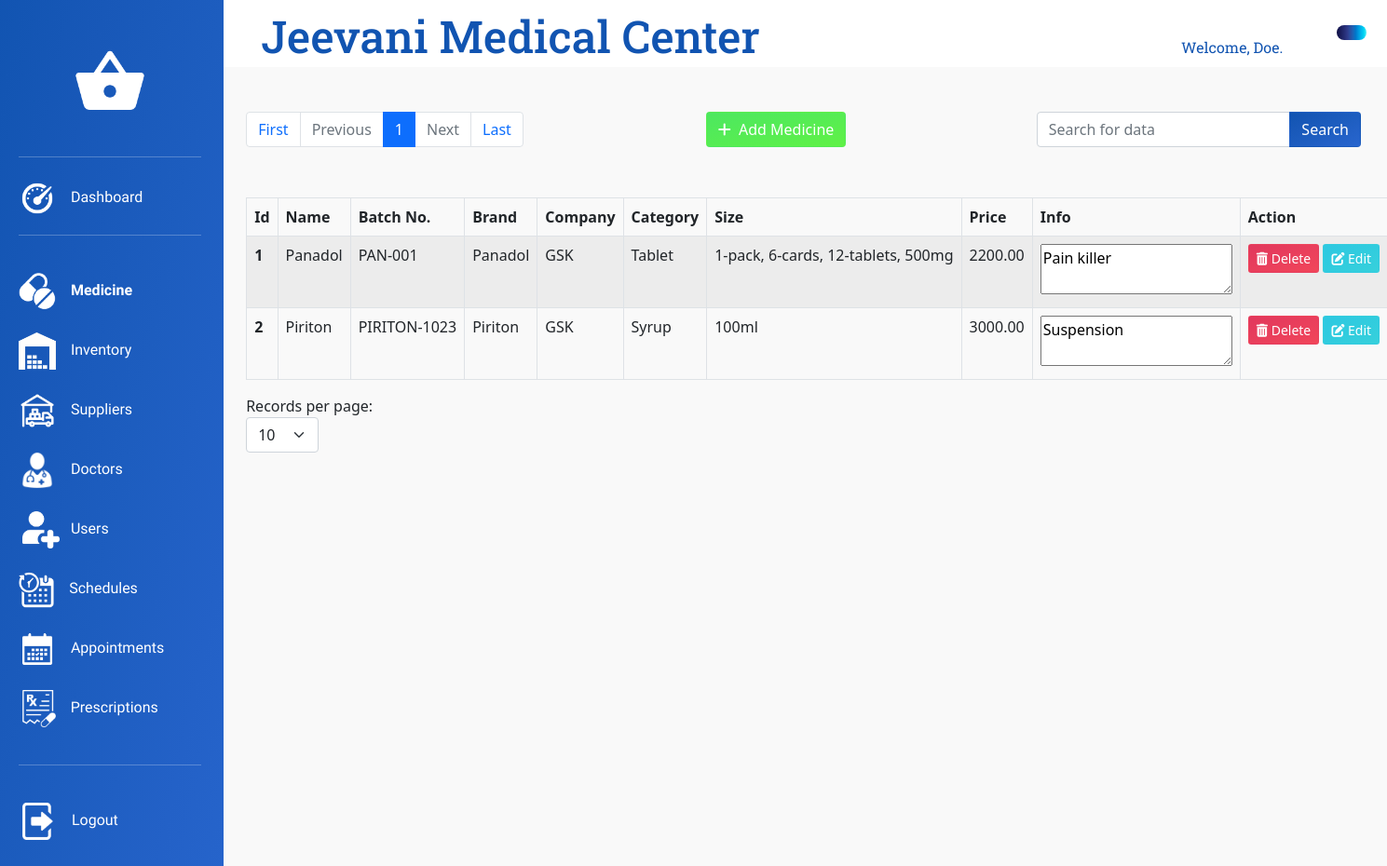
Page /View/Medicine.php (signed in) on the earlier database version.
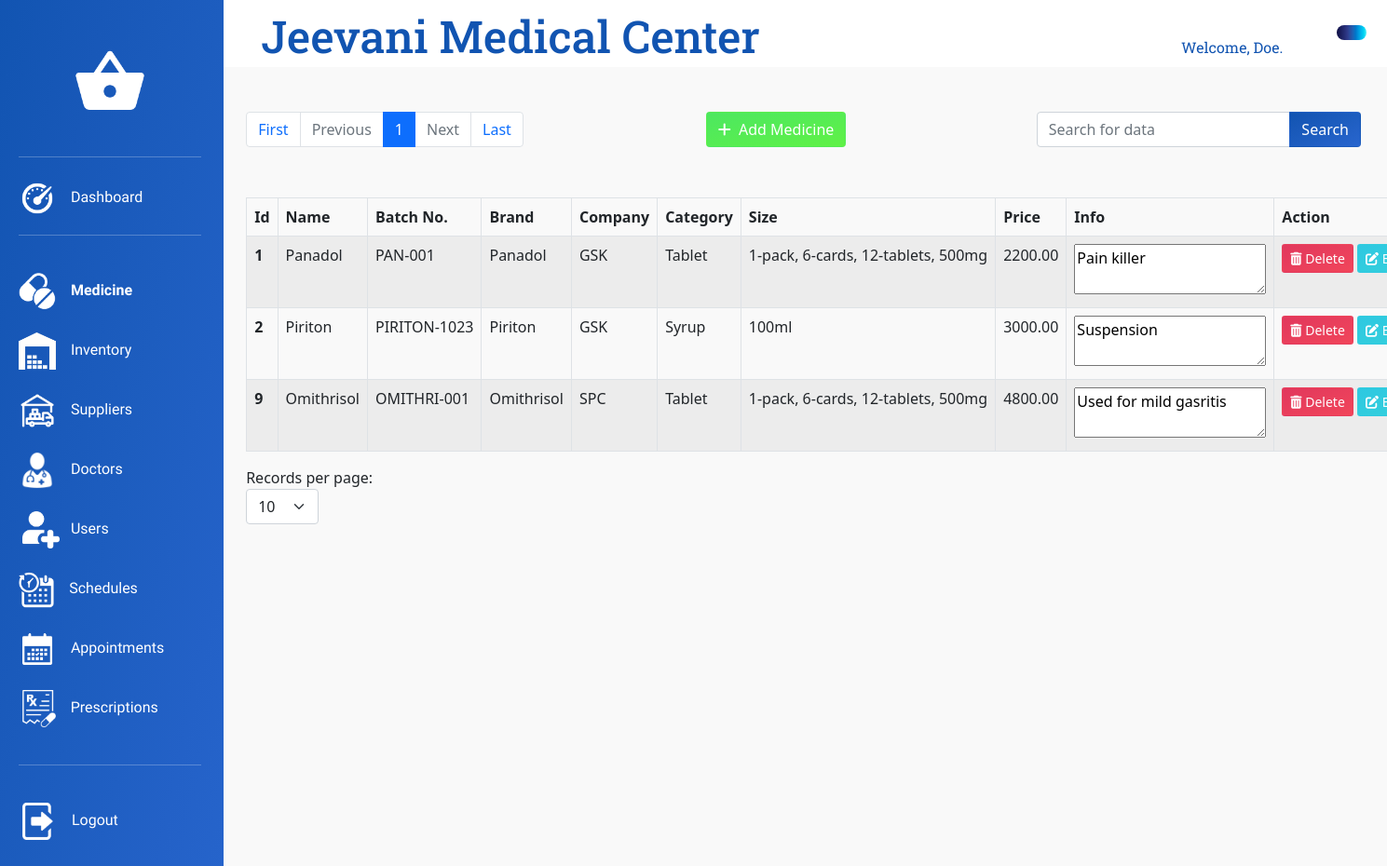
Same page on the later database version.
### tables this page shows
CREATE TABLE `medicine` (
  `medicine_id` int(11) NOT NULL,
  `medicine_name` varchar(256) NOT NULL,
  `medicine_batch_no` varchar(256) NOT NULL,
  `medicine_brand` varchar(256) NOT NULL,
  `medicine_company` varchar(256) NOT NULL,
  `medicine_category` varchar(256) NOT NULL,
  `medicine_size` varchar(64) NOT NULL,
  `medicine_price` decimal(12,2) NOT NULL,
  `medicine_info` text DEFAULT NULL,
  `medicine_stock_status` int(11) NOT NULL DEFAULT 0,
  `medicine_status` int(11) NOT NULL DEFAULT 1
);

### Model/MedicineInitializationModel.php (called while the page is built, shortened)
<?php
    $thisDBConnection = new DbConnection();
    $myCon = $thisDBConnection->con;
    if (isset($_GET['page'])) {
        $page = $_GET['page'];
    } else {
        $page = 1;
    }
    if(isset($_POST['limitSelector'])){
        $_SESSION['limitMedicines'] = $_POST['limitSelector'];
        $limit = $_POST['limitSelector'];
        $page = 1;
    }else{
        if(isset($_SESSION['limitMedicines'])){
            $limit = $_SESSION['limitMedicines'];
        }else{
            $limit = 10;
        }
    }
    $start = ($page - 1) * $limit;
    if (isset($_GET["search"])) {
        $filters = $_GET["search"];
        $page = 0;
        $sql = "SELECT * FROM medicine WHERE CONCAT(medicine_name, medicine_batch_no, medicine_brand, medicine_company, medicine_category, medicine_size, medicine_price) LIKE '%$filters%' AND medicine_status=1 ORDER BY medicine_id ASC;";
        $result = $myCon->query($sql) or die($myCon->error);
        $resCheck = mysqli_num_rows($result);
        $medicines = $result->fetch_all(MYSQLI_ASSOC);
    } else {
        $sql = "SELECT * FROM medicine WHERE medicine_status=1 ORDER BY medicine_id ASC LIMIT $start, $limit;";
        $result = $myCon->query($sql) or die($myCon->error);
        $medicines = $result->fetch_all(MYSQLI_ASSOC);
    }
    $sqlNew = "SELECT count(medicine_id) AS medicine_id FROM medicine WHERE medicine_status=1";
    $resultNew = $myCon->query($sqlNew) or die($myCon->error);
    $medicineCount = $resultNew->fetch_all(MYSQLI_ASSOC);
    $total = $medicineCount[0]['medicine_id'];
    $pages = ceil($total / $limit);

### View/Medicine.php (the view, shortened to what the changed rows need)
<?php
require_once "../Model/MedicineInitializationModel.php";
?>
<!DOCTYPE html>
<html lang="en">
<head>
    <link rel="stylesheet" type="text/css" href="../bootstrap/bootstrap-5.0.2-dist/css/bootstrap.min.css">
    <link rel="stylesheet" type="text/css" href="../CSS/MedicineStyles.css">
	<link rel="stylesheet" type="text/css" href="../CSS/AdminDashboardStyles.css">
    <link rel="stylesheet" type="text/css" href="../CSS/CommonDashboardStyles.css">
    <link rel="stylesheet" type="text/css" href="../CSS/Utilities.css">
</head>
<body>
    <div class="container-fluid">
        <div class="row">
            <div class="col-10">
                <div class="row">
                    <div class="col-12 title-content">
                        <h1 class="title-text">Jeevani Medical Center</h1>
                    </div>
                </div>
                <div class="row">
                    <div class="col-12 main-content">
                        <div class="row">
                            <div class="col-8">
                                <nav class="paginationNav">
                                    <ul class="pagination">
                                        <?php for ($i = 1; $i <= $pages; $i++) { ?>
                                            <li class="page-item<?php if ($i == $page) {echo " active";} ?>">
                                                <a class="page-link" href="Medicine.php?page=<?php echo $i; ?>"> <?php echo $i; ?> </a>
                                            </li>
                                        <?php } ?>
                                    </ul>
                                </nav>
                            </div>
                        </div>
                        <div class="row">
                            <div class="col-12">
                                <table class="table table-striped table-hover table-bordered table-responsive">
                                    <thead>
                                        <tr>
                                            <th scope="col">Id</th>
                                            <th scope="col">Name</th>
                                            <th scope="col">Batch No.</th>
                                            <th scope="col">Brand</th>
                                            <th scope="col">Company</th>
                                            <th scope="col">Category</th>
                                            <th scope="col">Size</th>
                                            <th scope="col">Price</th>
                                            <th scope="col">Info</th>
                                            <th scope="th-sm" id="Action">Action</th>
                                        </tr>
                                    </thead>
                                    <tbody>
                                        <?php foreach ($medicines as $medicine) { ?>
                                            <tr>
                                                <th scope="row"><?php echo $medicine['medicine_id']; ?></th>
                                                <td id="MedicineName<?php echo $medicine['medicine_id']; ?>"> <?php echo $medicine['medicine_name']; ?></td>
                                                <td id="MedicineBatch<?php echo $medicine['medicine_id']; ?>"> <?php echo $medicine['medicine_batch_no']; ?></td>
                                                <td id="MedicineBrand<?php echo $medicine['medicine_id']; ?>"> <?php echo $medicine['medicine_brand']; ?></td>
                                                <td id="MedicineCompany<?php echo $medicine['medicine_id']; ?>"> <?php echo $medicine['medicine_company']; ?></td>
                                                <td id="MedicineCategory<?php echo $medicine['medicine_id']; ?>"> <?php echo $medicine['medicine_category']; ?></td>
                                                <td id="MedicineSize<?php echo $medicine['medicine_id']; ?>"> <?php echo $medicine['medicine_size']; ?></td>
                                                <td id="MedicinePrice<?php echo $medicine['medicine_id']; ?>"> <?php echo $medicine['medicine_price']; ?></td>
                                                <td>
                                                    <?php echo "<textarea id='MedicineInfo" . $medicine['medicine_id'] . "' rows='2'>" . $medicine['medicine_info'] . "</textarea>" ?>
                                                </td>
                                                <td>
                                                    <button type="button" class="btn btn-sm btn-themed-danger btn-action" name="deleteButton" id="del<?php echo $medicine['medicine_id'] ?>" onclick="openDeleteModal(this.id)"><i class="fa-solid fa-trash-can"></i>&nbsp;Delete</button>
                                                    <button type="button" class="btn btn-sm btn-themed-info" name="editButton" id="edit<?php echo $medicine['medicine_id'] ?>" onclick="openEditModal(this.id)"><i class="fa-solid fa-pen-to-square"></i>&nbsp;Edit</button>
                                                </td>
                                            </tr>
                                        <?php } ?>
                                    </tbody>
                                </table>
                            </div>
                        </div>
                    </div>
                </div>
            </div>
        </div>
    </div>
</body>
</html>

Differences in the rows shown:
added medicine: medicine_id "9", medicine_name "Omithrisol", medicine_batch_no "OMITHRI-001", medicine_brand "Omithrisol", medicine_company "SPC", medicine_category "Tablet", medicine_size "1-pack, 6-cards, 12-tablets, 500mg", medicine_price "4800.00", medicine_id+medicine_info "Used for mild gasritis"
